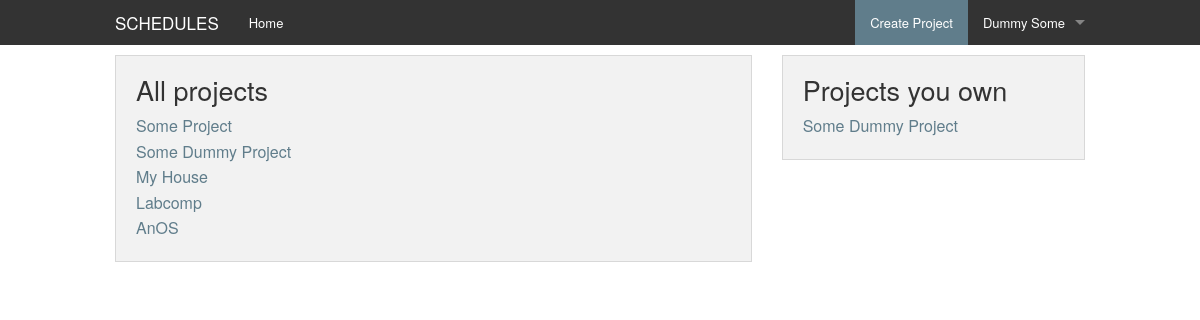
The app's page /home (signed in) with its own data.
### schedules/models.py (models this page shows, shortened)
class Project(models.Model):
    name = models.CharField(max_length=50)
    owner = models.ForeignKey(User, related_name="owner")
    create_time = models.DateTimeField(auto_now_add=True, auto_now=False)
    short_description = models.CharField(max_length=250)
    slug = models.SlugField(unique=True)

### schedules/views.py (the view)
# urls.py: url(r'^home$', 'schedules.views.home', name='home'),
@login_required
def home(request):
    memberships = request.user.membership_set.all()
    projects = [membership.project for membership in memberships]
    projects_own = models.Project.objects.filter(owner=request.user)
    return render(request, 'home.html', {
        'projects': projects,
        'projects_own': projects_own
    })

### schedules/templates/home.html
{% extends 'base.html' %}
{% block body %}
    <div class="row">
        <div class="large-8 columns">
            <div class="panel">
                <h3>All projects</h3>
                <ul class="no-bullet">
                    {% for project in projects %}
                        <li><a href="{% url 'schedules.views.project' project.slug %}">{{ project.name }}</a></li>
                    {% endfor %}
                </ul>
            </div>
        </div>
        <div class="large-4 columns">
            <div class="panel">
                <h3>Projects you own</h3>
                <ul class="no-bullet">
                    {% for project in projects_own %}
                        <li><a href="{% url 'schedules.views.project' project.slug %}">{{ project.name }}</a></li>
                    {% endfor %}
                </ul>
            </div>
        </div>
    </div>
{% endblock %}

### schedules/templates/base.html (shortened to what this page needs)
<!DOCTYPE html>
{% load staticfiles %}
<html>
<head>
    <link rel="stylesheet" href="{% static 'css/foundation.css' %}"/>
    <link rel="stylesheet" href="{% static 'css/schedules.css' %}"/>
    <link rel="stylesheet" href="{% static 'icons/foundation-icons.css' %}" />
</head>
<body>
    <div class="contain-to-grid fixed">
        <nav class="top-bar" data-topbar role="navigation">
            <ul class="title-area">
                <li class="name">
                    <h1><a href="{% url "schedules.views.home" %}">SCHEDULES</a></h1>
                </li>
            </ul>
            <section class="top-bar-section">
                {% if user.is_authenticated %}
                    <ul class="right">
                        <li class="active"><a href="#" data-reveal-id="create-project">Create Project</a></li>
                        <li class="has-dropdown">
                            <a href="#">{{ user.get_full_name }}</a>
                        </li>
                    </ul>
                {% endif %}
                <ul class="left">
                    <li><a href="{% url "schedules.views.home" %}">Home</a></li>
                </ul>
            </section>
        </nav>
    </div>
    <div style="height: 10px">
    </div>
    {% block body %}
    {% endblock %}
</body>
</html>

### records on screen
Project: name "Some Project"
Project: name "Some Dummy Project"
Project: name "My House"
Project: name "Labcomp"
Project: name "AnOS"

### other values on screen
{{ user.get_full_name }} "Dummy Some"
